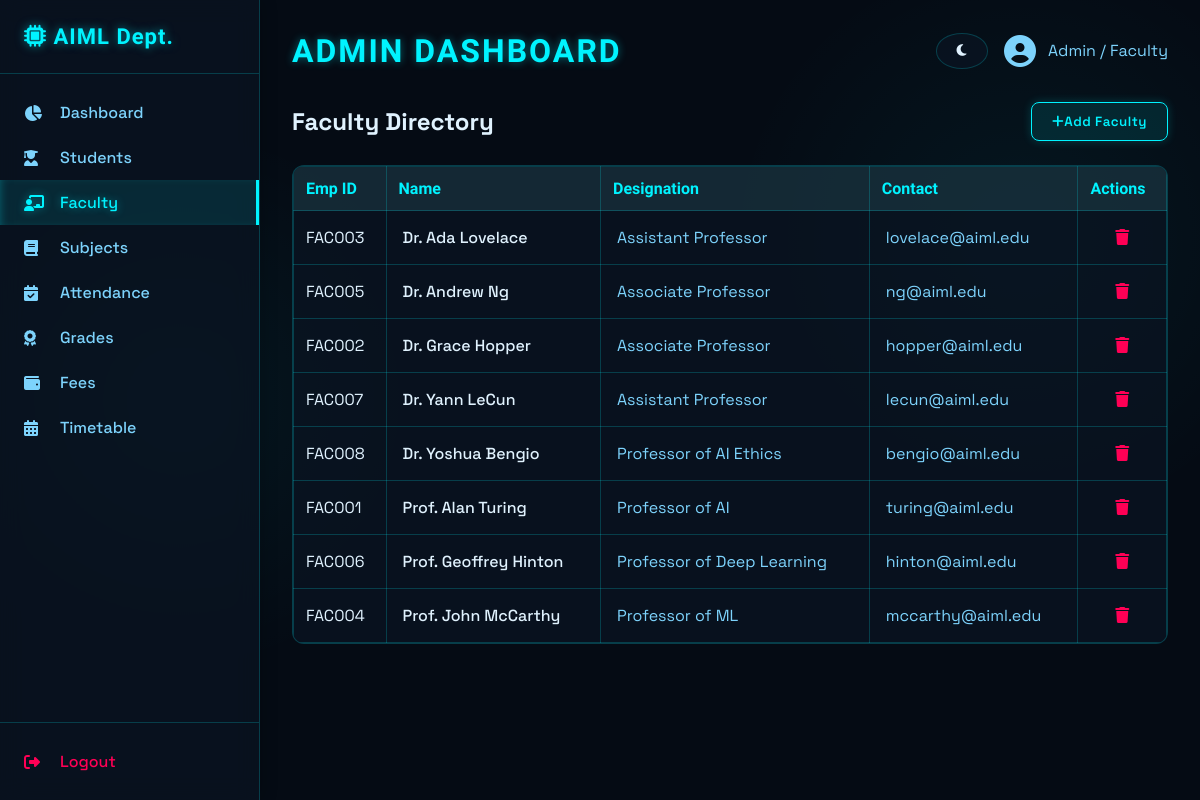
The app's page /faculty/ (signed in) with its own data.
### tables this page shows
CREATE TABLE faculty (
        id INTEGER PRIMARY KEY AUTOINCREMENT,
        emp_id TEXT UNIQUE NOT NULL,
        name TEXT NOT NULL,
        designation TEXT,
        email TEXT,
        phone TEXT,
        user_id INTEGER,
        FOREIGN KEY(user_id) REFERENCES users(id)
    );

### routes/faculty.py (the view)
@faculty_bp.route('/')
def index():
    cur = g.db.cursor()
    cur.execute("SELECT * FROM faculty ORDER BY name ASC")
    faculties = cur.fetchall()
    return render_template('admin/faculty.html', faculties=faculties)

### app.py (called while the page is built)
@app.before_request
def load_user():
    g.user_id = session.get('user_id')
    g.role = session.get('role')
    g.db = get_db_connection()

### database.py (called while the page is built)
def get_db_connection():
    conn = sqlite3.connect(DB_FILE)
    conn.row_factory = sqlite3.Row
    return conn

### routes/faculty.py (called while the page is built)
@faculty_bp.before_request
def require_admin():
    if session.get('role') != 'admin':
        flash('Admin access required', 'error')
        return redirect(url_for('dashboard.index'))

### templates/admin/faculty.html (shortened to what this page needs)
{% extends "base_admin.html" %}
{% block content %}
<div class="d-flex justify-content-between align-items-center mb-4">
    <h2>Faculty Directory</h2>
    <button class="btn btn-primary" style="width: auto;" onclick="document.getElementById('addModal').style.display='flex'">
        <i class="fas fa-plus"></i> Add Faculty
    </button>
</div>
<div class="table-container" style="background: var(--card-bg); border-radius: 12px; border: 1px solid var(--border-color); overflow: hidden;">
    <table class="table">
        <thead style="background: rgba(255,255,255,0.05);">
            <tr>
                <th >Emp ID</th>
                <th >Name</th>
                <th >Designation</th>
                <th >Contact</th>
                <th >Actions</th>
            </tr>
        </thead>
        <tbody>
            {% for f in faculties %}
            <tr style="border-bottom: 1px solid var(--border-color);">
                <td >{{ f['emp_id'] }}</td>
                <td style="padding: 16px; font-weight: 500;">{{ f['name'] }}</td>
                <td style="padding: 16px; color: var(--text-secondary);">{{ f['designation'] }}</td>
                <td style="padding: 16px; color: var(--text-secondary);">{{ f['email'] }}</td>
                <td class="text-center">
                    <a href="{{ url_for('faculty.delete', id=f['id']) }}" style="color: var(--danger); text-decoration: none;" onclick="return confirm('Are you sure?')"><i class="fas fa-trash"></i></a>
                </td>
            </tr>
            {% else %}
            <tr>
                <td colspan="5" style="padding: 24px; text-align: center; color: var(--text-secondary);">No faculty found.</td>
            </tr>
            {% endfor %}
        </tbody>
    </table>
</div>
{% endblock %}

### static/css/style.css (style rules this page uses)
:root { --bg-color: #050b14; --card-bg: rgba(10, 20, 35, 0.7); --text-primary: #e0f2fe; --text-secondary: #7dd3fc; --accent: #00f3ff; --accent-rgb: 0, 243, 255; --accent-hover: #00c6d1; --danger: #ff0055; --success: #00ffaa; --warning: #ffb800; --border-color: rgba(0, 243, 255, 0.2); --surface-color: rgba(10, 20, 35, 0.9); }
* { margin: 0; padding: 0; box-sizing: border-box; font-family: 'Space Grotesk', 'Inter', sans-serif; }
body { background-color: var(--bg-color); background-image: radial-gradient(circle at 15% 50%, rgba(var(--accent-rgb), 0.05), transparent 25%), radial-gradient(circle at 85% 30%, rgba(var(--accent-rgb), 0.05), transparent 25%); background-attachment: fixed; color: var(--text-primary); min-height: 100vh; display: flex; }
.btn { display: inline-flex; align-items: center; justify-content: center; padding: 10px 20px; border-radius: 8px; font-weight: 600; text-align: center; cursor: pointer; transition: all 0.3s; border: 1px solid transparent; text-decoration: none; letter-spacing: 0.5px; font-family: 'Space Grotesk', sans-serif; }
.btn-primary { background-color: rgba(var(--accent-rgb), 0.1); color: var(--accent); border-color: var(--accent); width: 100%; box-shadow: 0 0 10px rgba(var(--accent-rgb), 0.2); }
.table { width: 100%; border-collapse: collapse; }
.table th, .table td { padding: 12px; border: 1px solid var(--border-color); }
.table th { background: rgba(var(--accent-rgb), 0.05); text-align: left; font-family: 'Rajdhani', sans-serif; color: var(--accent); }
.text-center { text-align: center !important; }
.d-flex { display: flex; }
.align-items-center { align-items: center; }
.justify-content-between { justify-content: space-between; }
.text-center { text-align: center; }
.mb-4 { margin-bottom: 24px; }
.d-flex { display: flex !important; }

### records on screen
faculty: emp_id "FAC003", name "Dr. Ada Lovelace", designation "Assistant Professor", email "lovelace@aiml.edu"
faculty: emp_id "FAC005", name "Dr. Andrew Ng", designation "Associate Professor", email "ng@aiml.edu"
faculty: emp_id "FAC002", name "Dr. Grace Hopper", designation "Associate Professor", email "hopper@aiml.edu"
faculty: emp_id "FAC007", name "Dr. Yann LeCun", designation "Assistant Professor", email "lecun@aiml.edu"
faculty: emp_id "FAC008", name "Dr. Yoshua Bengio", designation "Professor of AI Ethics", email "bengio@aiml.edu"
faculty: emp_id "FAC001", name "Prof. Alan Turing", designation "Professor of AI", email "turing@aiml.edu"
faculty: emp_id "FAC006", name "Prof. Geoffrey Hinton", designation "Professor of Deep Learning", email "hinton@aiml.edu"
faculty: emp_id "FAC004", name "Prof. John McCarthy", designation "Professor of ML", email "mccarthy@aiml.edu"
